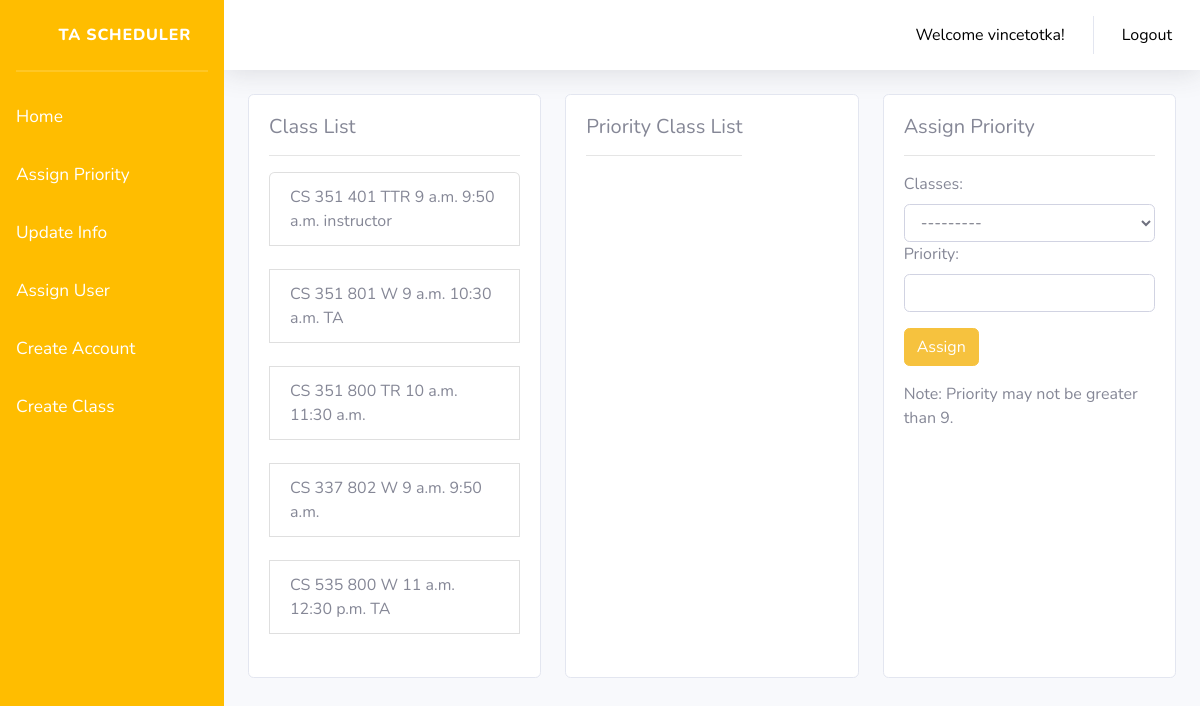
The app's page /classList/ (signed in) with its own data.
### CS361WebApp/models.py (models this page shows)
class CourseTime(models.Model):
    department = models.CharField(max_length=50, validators=[validate_alpha])
    number = models.CharField(max_length=50, validators=[validate_numeric])
    start = models.TimeField(auto_now=False, auto_now_add=False, null=True)
    end = models.TimeField(auto_now=False, auto_now_add=False, null=True)
    day = models.CharField(max_length=50, validators=[validate_alpha])
    section = models.CharField(max_length=50, validators=[validate_numeric])
    instructor = models.CharField(max_length=50, blank=True)
    def __str__(self):
        return self.department + " " + self.number + "-" + self.section

### CS361WebApp/views.py (the view)
# urls.py: path('classList/', views.classlist, name='CS361WebApp-classList'),
@login_required
def classlist(request):
    classes = CourseTime.objects.all()
    profile = SavePriority.objects.filter(user=request.user)
    x = profile.all()
    for yeet in profile:
        x = yeet.myList.order_by('priority')
    if request.method == 'POST':
        person = Profile.objects.get(user=request.user)
        if person.role != 1:
            return redirect('CS361WebApp-home')
        form = Priority(request.POST)
        if form.is_valid():
            name = request.user
            found = SavePriority.objects.filter(user=name).first()
            if found is None:
                useradd = SavePriority.objects.create(user=name)
            else:
                useradd = SavePriority.objects.filter(user=name).first()
            form.save()
            course = form.cleaned_data.get('classes')
            priority = form.cleaned_data.get('priority')
            add = CreatePriority.objects.filter(classes=course).filter(priority=priority).first()
            test = SavePriority.objects.filter(user=name)
            section = int(add.classes.section)
            if section <= 401:
                return redirect('CS361WebApp-classList')
            changed1 = 121111105110107
            changed2 = 121101101116
            for yeeet in test:
                x = yeeet.myList.all()
                for yeet in x:
                    if int(yeet.priority) == priority:
                        changed1 = 69  # fuck
                        joe_mama = yeet
                    if yeet.classes == course:
                        changed2 = 420
                        i_hate_my_life = yeet
            if changed1 == 69 and changed2 == 420:
                useradd.myList.remove(joe_mama)
                useradd.myList.remove(i_hate_my_life)
                useradd.myList.add(add)
                messages.error(request, f'Class replaced!')
            elif changed1 == 69:
                useradd.myList.remove(joe_mama)
                useradd.myList.add(add)
                messages.error(request, f'Class replaced!')
            elif changed2 == 420:
                useradd.myList.remove(i_hate_my_life)
                useradd.myList.add(add)
                messages.error(request, f'Class replaced!')
            else:
                useradd.myList.add(add)
                messages.success(request, f'{course} assigned to {name} with priority {priority}!')
        profile = SavePriority.objects.filter(user=request.user)
        x = profile.all()
        for yeet in profile:
            x = yeet.myList.order_by('priority')
        return render(request, 'CS361WebApp/ClassList.html', {'classes': classes, 'x': x, 'form': form})
    else:
        form = Priority(request.POST)
    return render(request, 'CS361WebApp/ClassList.html', {'classes': classes, 'x': x, 'form': form})

### CS361WebApp/forms.py
class Priority(ModelForm):
    class Meta:
        model = models.CreatePriority
        fields = ['classes', 'priority']

### CS361WebApp/templates/CS361WebApp/ClassList.html (shortened to what this page needs)
{% extends "CS361WebApp/base.html" %}
{% load crispy_forms_tags %}
{% load static %}
{% block content %}
    <div class="card-deck">
        <div class="card">
            <div class="card-body">
                <h5 class="card-title">Class List</h5>
                <hr>
                <ul class="list-group">
                    {% for class in classes %}
                        <li class="list-group-item">
                            {{ class.department }}
                            {{ class.number }}
                            {{ class.section }}
                            {{ class.day }}
                            {{ class.start }}
                            {{ class.end }}
                            {{ class.instructor }}
                        </li>
                        <br/>
                    {% endfor %}
                </ul>
            </div>
        </div>
        <div class="card">
            <div class="card-body">
                <div style="display: table-cell;">
                    <h5 class="card-title">Priority Class List</h5>
                    <hr>
                </div>
            </div>
        </div>
        <div class="card">
            <div class="card-body">
                <form method="POST">
                    <fieldset class="form-group">
                        <h5 class="card-title">Assign Priority</h5>
                        <hr>
                        <div class="card-text">
                            {{ form }}
                        </div>
                    </fieldset>
                    <div class="form-group">
                        <button class="btn btn-warning" type="submit">Assign</button>
                    </div>
                    <p>Note: Priority may not be greater than 9.</p>
                </form>
            </div>
        </div>
    </div>
    </div>
{% endblock content %}

### CS361WebApp/templates/CS361WebApp/base.html (shortened to what this page needs)
{% load static %}
<html>
<head>
    <link rel="stylesheet" href="https://stackpath.bootstrapcdn.com/bootstrap/4.3.1/css/bootstrap.min.css"
>
    <link href="{% static 'css/sb-admin-2.min.css' %}" rel="stylesheet">
    <link href="{% static 'vendor/fontawesome-free/css/all.min.css' %}" rel="stylesheet"
          type="text/css">
</head>
<body id="page-top">
<div id="wrapper">
    <ul class="navbar-nav bg-gradient-primary sidebar sidebar-dark accordion" id="accordionSidebar">
        <a class="sidebar-brand d-flex align-items-center justify-content-center" href="">
            <div class="sidebar-brand-icon">
                <i class="fas fa-chalkboard-teacher"></i>
            </div>
            <div class="sidebar-brand-text mx-3">TA Scheduler</div>
        </a>
        <hr class="sidebar-divider my-0">
        <hr class="sidebar-divider">
        {% if user.is_authenticated %}
            <li class="nav-item">
                <a class="nav-link" href="{% url 'CS361WebApp-home' %}"><span>Home  <i
                        class="fas fa-home"></i></span></a>
                <a class="nav-link" href="{% url 'CS361WebApp-classList' %}"><span>Assign Priority  <i
                        class="fas fa-list"></i></span></a>
                <a class="nav-link" href="{% url 'CS361WebApp-updateinfo' %}"><span>Update Info  <i
                        class="fas fa-list"></i></span></a>
                <a class="nav-item nav-link" href="{% url 'CS361WebApp-assign' %}"><span>Assign User  <i
                            class="far fa-user"></i></span></a>
                {% if user.is_staff %}
                    <a class="nav-item nav-link" href="{% url 'register' %}"><span>Create Account  <i
                            class="fas fa-user-circle"></i></span></a>
                    <a class="nav-item nav-link" href="{% url 'CS361WebApp-coursetime' %}"><span>Create Class  <i
                            class="fas fa-chalkboard"></i></span></a>
                {% endif %}
            </li>
        {% endif %}
    </ul>
    <div id="content-wrapper" class="d-flex flex-column">
        <div id="content">
            <nav class="navbar navbar-expand navbar-light bg-white topbar mb-4 static-top shadow">
                <ul class="navbar-nav ml-auto">
                    <ul class="navbar-nav ml-auto">
                        {% if user.is_authenticated %}
                            <li class="nav-item dropdown no-arrow">
                                <a class="nav-item nav-link" href="#"
                                   style="color: black">Welcome {{ user.username }}!</a>
                            </li>
                        <li class="nav-item dropdown no-arrow">
                            <a class="nav-item nav-link" href="{% url 'logout' %}" style="color: black">Logout</a>
                        </li>
                        {% endif %}
                    </ul>
                </ul>
            </nav>
            <div class="container-fluid" style="margin-top: 0px; padding-top: 0px;">
                {% block content %}{% endblock content %}
            </div>
        </div>
    </div>
</body>
<body>
</body>
</html>

### CS361WebApp/templates/CS361WebApp/base.html (style rules this page uses)
#id_classes, #id_priority { display: block; width: 100%; height: calc(1.5em + .75rem + 2px); padding: .375rem .75rem; font-size: 1rem; font-weight: 400; line-height: 1.5; color: #6e707e; background-color: #fff; background-clip: padding-box; border: 1px solid #d1d3e2; border-radius: .35rem; transition: border-color .15s ease-in-out, box-shadow .15s ease-in-out; }
.sidebar-dark .nav-item .nav-link { color: white; }
.sidebar .nav-item .nav-link span { font-size: 13pt; }
.sidebar-dark .nav-item .nav-link i { font-size: 13pt }

### records on screen
CourseTime: department "CS", number "351", section "401", day "TTR", start "9 a.m.", end "9:50 a.m.", instructor "instructor"
CourseTime: department "CS", number "351", section "801", day "W", start "9 a.m.", end "10:30 a.m.", instructor "TA"
CourseTime: department "CS", number "351", section "800", day "TR", start "10 a.m.", end "11:30 a.m."
CourseTime: department "CS", number "337", section "802", day "W", start "9 a.m.", end "9:50 a.m."
CourseTime: department "CS", number "535", section "800", day "W", start "11 a.m.", end "12:30 p.m.", instructor "TA"

### other values on screen
{{ user.username }} "vincetotka"
